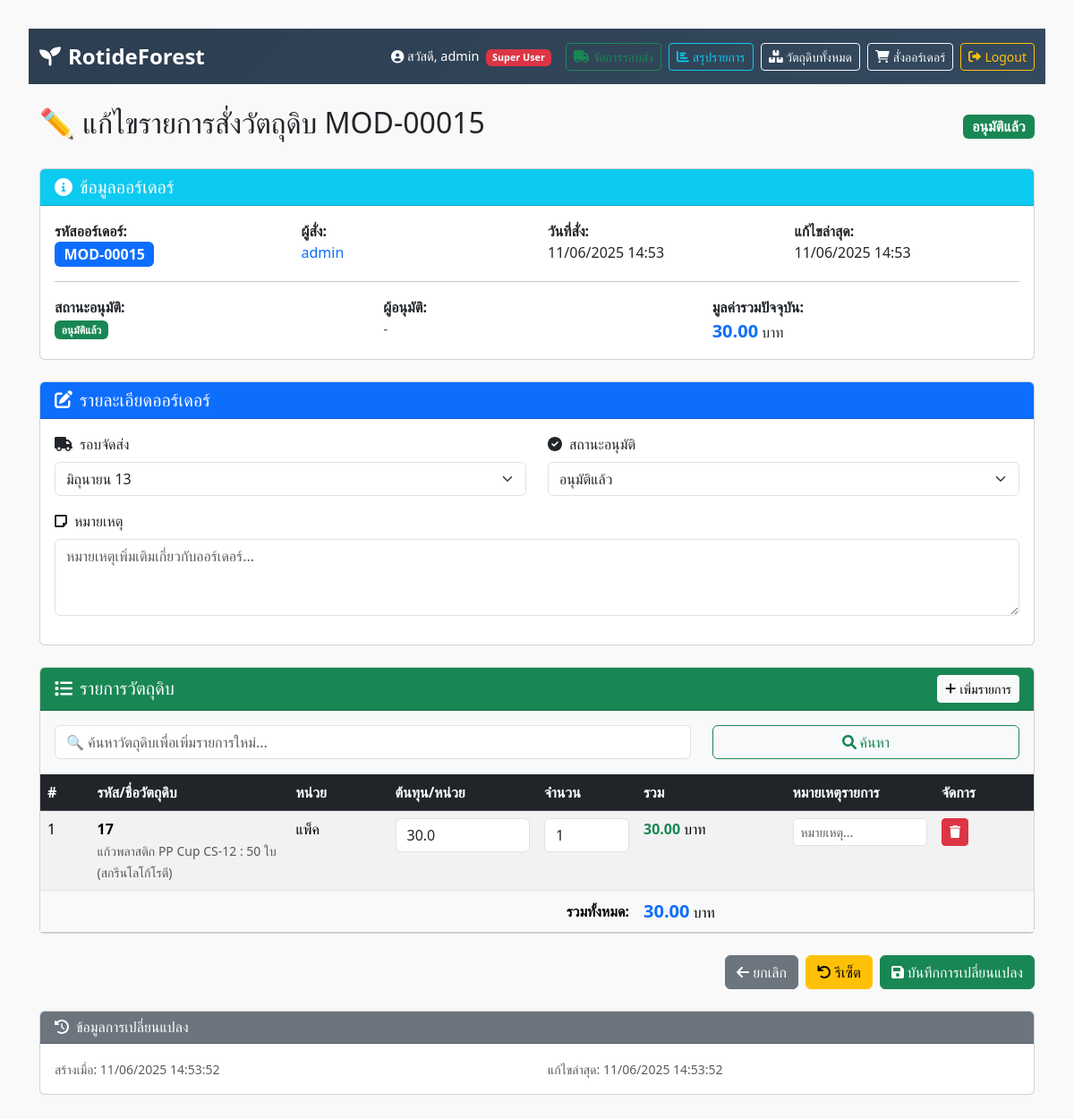
The page /order/15/edit/ (signed in) on the database as committed earlier.
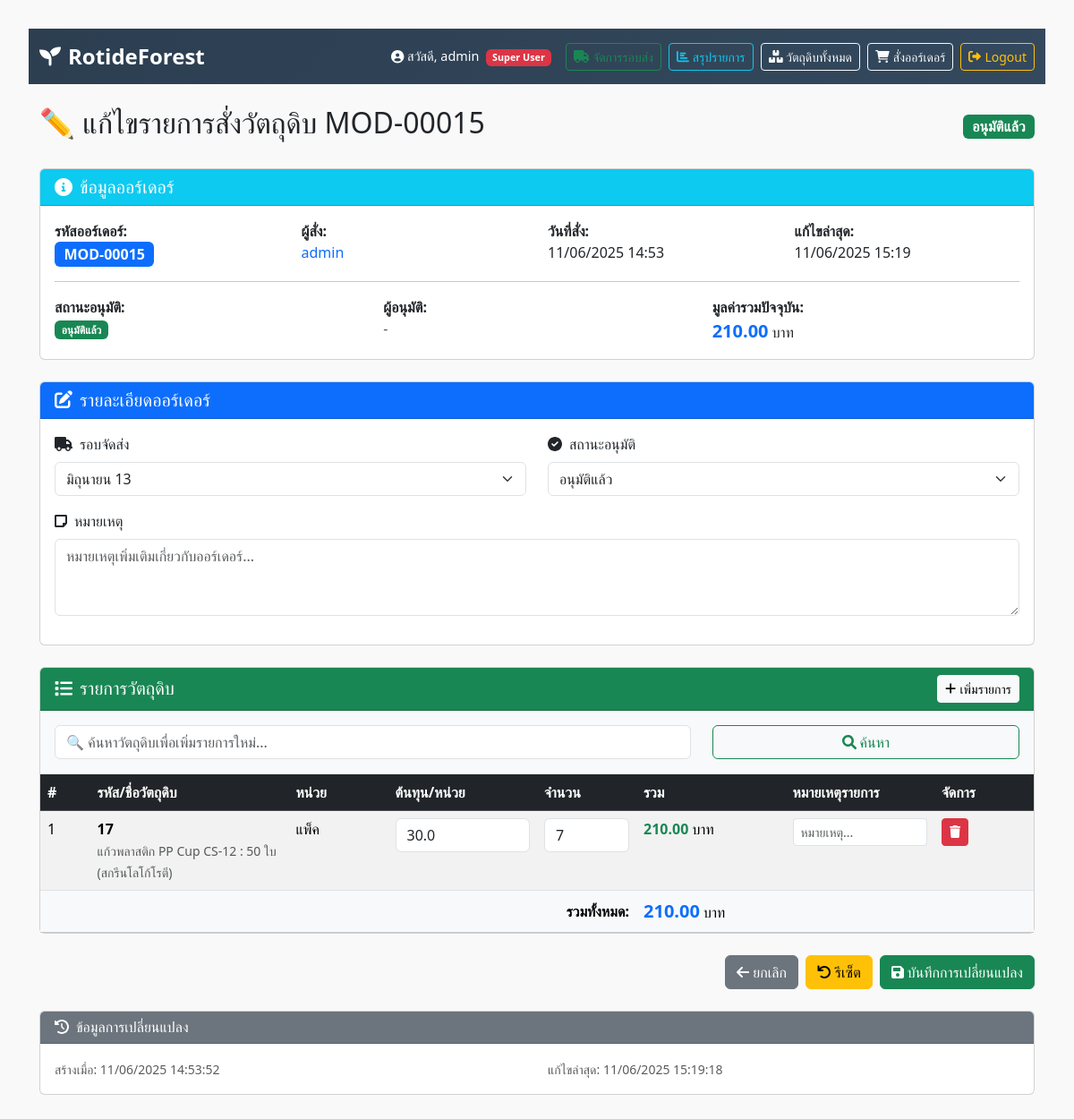
The same page on the database as committed later.
### inventory/models.py (models this page shows, shortened)
class MaterialOrder(models.Model):
    APPROVAL_STATUS_CHOICES = [
        ('pending', 'รออนุมัติ'),
        ('approved', 'อนุมัติแล้ว'),
        ('rejected', 'ไม่อนุมัติ'),
    ]
    quantity = models.IntegerField(default=0, null=True, blank=True)
    total_cost = models.FloatField(default=0, null=True, blank=True)
    ordered_by = models.ForeignKey(User, on_delete=models.CASCADE, verbose_name="ผู้สั่ง")
    created_at = models.DateTimeField(auto_now_add=True, verbose_name="วันที่สั่ง")
    updated_at = models.DateTimeField(auto_now=True)
    note = models.TextField(blank=True, verbose_name="หมายเหตุ")
    delivery_round = models.ForeignKey(
        DeliveryRound,
        on_delete=models.SET_NULL,
        null=True,
        blank=True,
        verbose_name="รอบจัดส่ง"
    )
    approval_status = models.CharField(
        max_length=20,
        choices=APPROVAL_STATUS_CHOICES,
        default='approved',
        verbose_name="สถานะอนุมัติ"
    )
    approved_by = models.ForeignKey(
        User,
        on_delete=models.SET_NULL,
        null=True,
        blank=True,
        related_name='approved_orders',
        verbose_name="ผู้อนุมัติ"
    )
    approved_at = models.DateTimeField(null=True, blank=True, verbose_name="วันที่อนุมัติ")
    class Meta:
        verbose_name = "รายการสั่งซื้อ"
        verbose_name_plural = "รายการสั่งซื้อ"
        ordering = ['-created_at']

class MaterialOrderItem(models.Model):
   order = models.ForeignKey(MaterialOrder, related_name='items', on_delete=models.CASCADE)
   material = models.ForeignKey(MaterialStock, on_delete=models.CASCADE)
   quantity = models.PositiveIntegerField()
   unit_cost = models.FloatField()
   total_cost = models.FloatField()
   note = models.TextField(blank=True, verbose_name="หมายเหตุรายการ")  # Add this

class DeliveryRound(models.Model):
    name = models.CharField(max_length=100, verbose_name="ชื่อรอบจัดส่ง")
    description = models.TextField(blank=True, verbose_name="รายละเอียด")
    is_active = models.BooleanField(default=True, verbose_name="เปิดใช้งาน")
    created_at = models.DateTimeField(auto_now_add=True)
    class Meta:
        verbose_name = "รอบจัดส่ง"
        verbose_name_plural = "รอบจัดส่ง"
        ordering = ['name']

class MaterialStock(models.Model):
    code = models.CharField(max_length=20)
    name = models.CharField(max_length=100)
    barcode = models.CharField(max_length=100)
    cost = models.FloatField()
    avg_cost = models.FloatField()
    unit = models.CharField(max_length=50)
    sale_price = models.FloatField()
    reorder_point = models.IntegerField()
    max_stock = models.IntegerField()
    category = models.CharField(max_length=50)
    updated_at = models.DateTimeField(auto_now=True)
    created_at = models.DateTimeField(auto_now_add=True)

### inventory/views.py (the view, shortened to what this page needs)
# urls.py: path('order/<int:pk>/edit/', views.order_edit, name='order_edit'),
@login_required
def order_edit(request, pk):
    order = get_object_or_404(MaterialOrder, pk=pk)
    if not (request.user == order.ordered_by or request.user.is_staff):
        messages.error(request, 'คุณไม่มีสิทธิ์แก้ไขออร์เดอร์นี้')
        return redirect('home')
    delivery_rounds = DeliveryRound.objects.filter(is_active=True).order_by('name')
    context = {
        'order': order,
        'delivery_rounds': delivery_rounds,
    }
    return render(request, 'inventory/order_edit.html', context)

### inventory/templates/inventory/order_edit.html (shortened to what the changed rows need)
{% extends 'inventory/base.html' %}
{% block content %}
<div class="d-flex justify-content-between align-items-center mb-4">
  <h2>✏️ แก้ไขรายการสั่งวัตถุดิบ MOD-{{ order.id|stringformat:"05d" }}</h2>
  <div>
    {% if order.approval_status == 'pending' %}
      <span class="badge bg-warning fs-6">รออนุมัติ</span>
    {% elif order.approval_status == 'approved' %}
      <span class="badge bg-success fs-6">อนุมัติแล้ว</span>
    {% elif order.approval_status == 'rejected' %}
      <span class="badge bg-danger fs-6">ไม่อนุมัติ</span>
    {% endif %}
  </div>
</div>
<div class="card mb-4">
  <div class="card-body">
    <div class="row">
      <div class="col-md-3">
        <strong>รหัสออร์เดอร์:</strong><br>
        <span class="badge bg-primary fs-6">MOD-{{ order.id|stringformat:"05d" }}</span>
      </div>
      <div class="col-md-3">
        <strong>ผู้สั่ง:</strong><br>
        <span class="text-primary">{{ order.ordered_by.username }}</span>
      </div>
      <div class="col-md-3">
        <strong>วันที่สั่ง:</strong><br>
        {{ order.created_at|date:"d/m/Y H:i" }}
      </div>
      <div class="col-md-3">
        <strong>แก้ไขล่าสุด:</strong><br>
        {{ order.updated_at|date:"d/m/Y H:i" }}
      </div>
    </div>
    <div class="row">
      <div class="col-md-4">
        <strong>มูลค่ารวมปัจจุบัน:</strong><br>
        <span class="text-primary fs-5 fw-bold" id="currentTotal">{{ order.total_cost|floatformat:2 }}</span> บาท
      </div>
    </div>
  </div>
</div>
<form method="post" id="orderEditForm">
  <div class="card mb-4">
    <div class="card-body">
      <div class="row">
        <div class="col-md-6 mb-3">
          <label for="delivery_round" class="form-label">
            <i class="fas fa-truck me-2"></i>รอบจัดส่ง
          </label>
          <select class="form-select" id="delivery_round" name="delivery_round">
            {% for round in delivery_rounds %}
              <option value="{{ round.id }}"
                      {% if order.delivery_round and order.delivery_round.id == round.id %}selected{% endif %}>
                {{ round.name }}
              </option>
            {% endfor %}
          </select>
        </div>
        {% if user.is_staff %}
        <div class="col-md-6 mb-3">
          <label for="approval_status" class="form-label">
            <i class="fas fa-check-circle me-2"></i>สถานะอนุมัติ
          </label>
          <select class="form-select" id="approval_status" name="approval_status">
            <option value="approved" {% if order.approval_status == 'approved' %}selected{% endif %}>อนุมัติแล้ว</option>
          </select>
        </div>
        {% endif %}
      </div>
    </div>
  </div>
  <div class="card mb-4">
    <div class="card-body p-0">
      <div class="table-responsive">
        <table class="table table-striped table-hover mb-0" id="materialsTable">
          <thead class="table-dark">
            <tr>
              <th width="5%">#</th>
              <th width="20%">รหัส/ชื่อวัตถุดิบ</th>
              <th width="10%">หน่วย</th>
              <th width="15%">ต้นทุน/หน่วย</th>
              <th width="10%">จำนวน</th>
              <th width="15%">รวม</th>
              <th width="15%">หมายเหตุรายการ</th>
              <th width="10%">จัดการ</th>
            </tr>
          </thead>
          <tbody>
            {% for item in order.items.all %}
            <tr data-item-id="{{ item.id }}">
              <td>{{ forloop.counter }}</td>
              <td>
                <strong>{{ item.material.code }}</strong><br>
                <small class="text-muted">{{ item.material.name }}</small>
              </td>
              <td>{{ item.material.unit }}</td>
              <td>
                <input type="number"
                       step="0.01"
                       name="cost_{{ item.id }}"
                       value="{{ item.unit_cost }}"
                       class="form-control item-cost"
                       min="0"
                       onchange="updateItemTotal(this)" readonly>
              </td>
              <td>
                <input type="number"
                       name="qty_{{ item.id }}"
                       value="{{ item.quantity }}"
                       class="form-control item-quantity"
                       min="1"
                       onchange="updateItemTotal(this)">
              </td>
              <td>
                <span class="fw-bold text-success item-total">{{ item.total_cost|floatformat:2 }}</span> บาท
              </td>
              <td>
                <input type="text"
                       name="note_{{ item.id }}"
                       value="{{ item.note|default:'' }}"
                       class="form-control form-control-sm"
                       placeholder="หมายเหตุ...">
              </td>
              <td>
                <button type="button" class="btn btn-danger btn-sm"
                        onclick="removeItem({{ item.id }})"
                        title="ลบรายการ">
                  <i class="fas fa-trash"></i>
                </button>
              </td>
            </tr>
            {% endfor %}
          </tbody>
          <tfoot class="table-light">
            <tr>
              <td><strong class="text-primary fs-5" id="grandTotal">{{ order.total_cost|floatformat:2 }}</strong> บาท</td>
            </tr>
          </tfoot>
        </table>
      </div>
    </div>
  </div>
</form>
<div class="card mt-4">
  <div class="card-body">
    <div class="row">
      <div class="col-md-6">
        <small class="text-muted">สร้างเมื่อ: {{ order.created_at|date:"d/m/Y H:i:s" }}</small>
      </div>
      <div class="col-md-6">
        <small class="text-muted">แก้ไขล่าสุด: {{ order.updated_at|date:"d/m/Y H:i:s" }}</small>
      </div>
    </div>
  </div>
</div>
{% endblock %}

Rows that differ between the two databases and show on the page:
changed MaterialOrder "อนุมัติแล้ว": updated_at "11/06/2025 14:53" → "11/06/2025 15:19"; total_cost "30.00" → "210.00"; updated_at "11/06/2025 14:53:52" → "11/06/2025 15:19:18"
changed MaterialOrderItem "แพ็ค": quantity "1" → "7"; total_cost "30.00" → "210.00"
